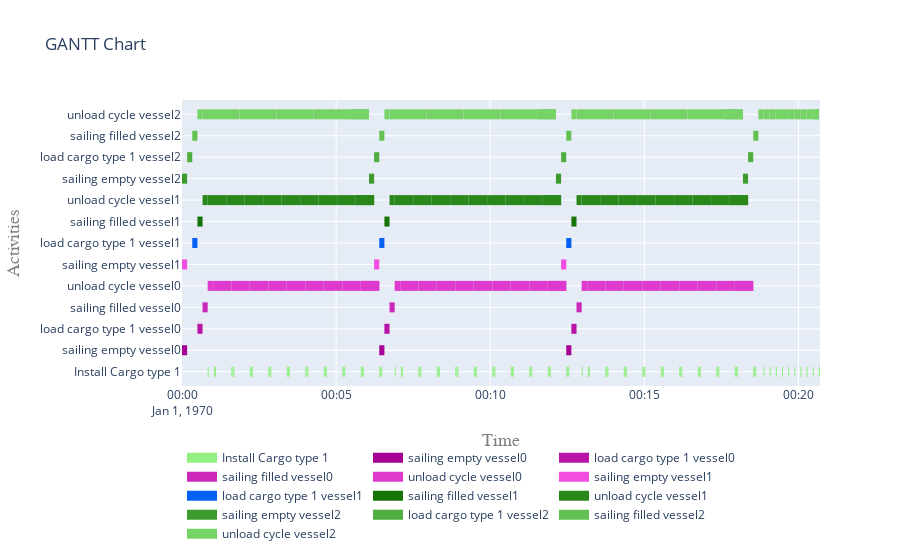

The cell this chart's notebook holds for it:
### Markdown cell above
##### 5.2 Visualise gantt charts

### Code cell
acts = []
for proc in processes:
    acts.extend(proc.sub_processes[0].sub_processes)
    
plot.get_gantt_chart([*install_process.sub_processes, *acts])

### Figure 1 — Plotly figure (JSON) as saved in the notebook; plotly's stock layout.template omitted (floating-point values rounded to 4 significant figures; data arrays with more than 128 entries replaced by an {"elided": "..."} marker saying what was removed)
{"data": [{"connectgaps": false, "hoverinfo": "y+name", "line": {"color": "rgb(146,239,130)", "width": 10}, "mode": "lines", "name": "Install Cargo type 1", "type": "scatter", "x": {"elided": "500 str values"}, "y": {"elided": "500 str values"}}, {"connectgaps": false, "hoverinfo": "y+name", "line": {"color": "rgb(165,2,149)", "width": 10}, "mode": "lines", "name": "sailing empty vessel0", "type": "scatter", "x": ["1970-01-01T00:00:00", "1970-01-01T00:00:00", "1970-01-01T00:00:10", "1970-01-01T00:00:10", "1970-01-01T00:00:10", "1970-01-01T00:06:24", "1970-01-01T00:06:24", "1970-01-01T00:06:34", "1970-01-01T00:06:34", "1970-01-01T00:06:34", "1970-01-01T00:12:28", "1970-01-01T00:12:28", "1970-01-01T00:12:38", "1970-01-01T00:12:38", "1970-01-01T00:12:38"], "y": ["sailing empty vessel0", "sailing empty vessel0", "sailing empty vessel0", "sailing empty vessel0", null, "sailing empty vessel0", "sailing empty vessel0", "sailing empty vessel0", "sailing empty vessel0", null, "sailing empty vessel0", "sailing empty vessel0", "sailing empty vessel0", "sailing empty vessel0", null]}, {"connectgaps": false, "hoverinfo": "y+name", "line": {"color": "rgb(184,21,168)", "width": 10}, "mode": "lines", "name": "load cargo type 1 vessel0", "type": "scatter", "x": ["1970-01-01T00:00:30", "1970-01-01T00:00:30", "1970-01-01T00:00:40", "1970-01-01T00:00:40", "1970-01-01T00:00:40", "1970-01-01T00:06:34", "1970-01-01T00:06:34", "1970-01-01T00:06:44", "1970-01-01T00:06:44", "1970-01-01T00:06:44", "1970-01-01T00:12:38", "1970-01-01T00:12:38", "1970-01-01T00:12:48", "1970-01-01T00:12:48", "1970-01-01T00:12:48"], "y": ["load cargo type 1 vessel0", "load cargo type 1 vessel0", "load cargo type 1 vessel0", "load cargo type 1 vessel0", null, "load cargo type 1 vessel0", "load cargo type 1 vessel0", "load cargo type 1 vessel0", "load cargo type 1 vessel0", null, "load cargo type 1 vessel0", "load cargo type 1 vessel0", "load cargo type 1 vessel0", "load cargo type 1 vessel0", null]}, {"connectgaps": false, "hoverinfo": "y+name", "line": {"color": "rgb(203,40,187)", "width": 10}, "mode": "lines", "name": "sailing filled vessel0", "type": "scatter", "x": ["1970-01-01T00:00:40", "1970-01-01T00:00:40", "1970-01-01T00:00:50", "1970-01-01T00:00:50", "1970-01-01T00:00:50", "1970-01-01T00:06:44", "1970-01-01T00:06:44", "1970-01-01T00:06:54", "1970-01-01T00:06:54", "1970-01-01T00:06:54", "1970-01-01T00:12:48", "1970-01-01T00:12:48", "1970-01-01T00:12:58", "1970-01-01T00:12:58", "1970-01-01T00:12:58"], "y": ["sailing filled vessel0", "sailing filled vessel0", "sailing filled vessel0", "sailing filled vessel0", null, "sailing filled vessel0", "sailing filled vessel0", "sailing filled vessel0", "sailing filled vessel0", null, "sailing filled vessel0", "sailing filled vessel0", "sailing filled vessel0", "sailing filled vessel0", null]}, {"connectgaps": false, "hoverinfo": "y+name", "line": {"color": "rgb(222,59,206)", "width": 10}, "mode": "lines", "name": "unload cycle vessel0", "type": "scatter", "x": {"elided": "165 str values"}, "y": {"elided": "165 str values"}}, {"connectgaps": false, "hoverinfo": "y+name", "line": {"color": "rgb(241,78,225)", "width": 10}, "mode": "lines", "name": "sailing empty vessel1", "type": "scatter", "x": ["1970-01-01T00:00:00", "1970-01-01T00:00:00", "1970-01-01T00:00:10", "1970-01-01T00:00:10", "1970-01-01T00:00:10", "1970-01-01T00:06:14", "1970-01-01T00:06:14", "1970-01-01T00:06:24", "1970-01-01T00:06:24", "1970-01-01T00:06:24", "1970-01-01T00:12:18", "1970-01-01T00:12:18", "1970-01-01T00:12:28", "1970-01-01T00:12:28", "1970-01-01T00:12:28"], "y": ["sailing empty vessel1", "sailing empty vessel1", "sailing empty vessel1", "sailing empty vessel1", null, "sailing empty vessel1", "sailing empty vessel1", "sailing empty vessel1", "sailing empty vessel1", null, "sailing empty vessel1", "sailing empty vessel1", "sailing empty vessel1", "sailing empty vessel1", null]}, {"connectgaps": false, "hoverinfo": "y+name", "line": {"color": "rgb(4,97,244)", "width": 10}, "mode": "lines", "name": "load cargo type 1 vessel1", "type": "scatter", "x": ["1970-01-01T00:00:20", "1970-01-01T00:00:20", "1970-01-01T00:00:30", "1970-01-01T00:00:30", "1970-01-01T00:00:30", "1970-01-01T00:06:24", "1970-01-01T00:06:24", "1970-01-01T00:06:34", "1970-01-01T00:06:34", "1970-01-01T00:06:34", "1970-01-01T00:12:28", "1970-01-01T00:12:28", "1970-01-01T00:12:38", "1970-01-01T00:12:38", "1970-01-01T00:12:38"], "y": ["load cargo type 1 vessel1", "load cargo type 1 vessel1", "load cargo type 1 vessel1", "load cargo type 1 vessel1", null, "load cargo type 1 vessel1", "load cargo type 1 vessel1", "load cargo type 1 vessel1", "load cargo type 1 vessel1", null, "load cargo type 1 vessel1", "load cargo type 1 vessel1", "load cargo type 1 vessel1", "load cargo type 1 vessel1", null]}, {"connectgaps": false, "hoverinfo": "y+name", "line": {"color": "rgb(23,116,7)", "width": 10}, "mode": "lines", "name": "sailing filled vessel1", "type": "scatter", "x": ["1970-01-01T00:00:30", "1970-01-01T00:00:30", "1970-01-01T00:00:40", "1970-01-01T00:00:40", "1970-01-01T00:00:40", "1970-01-01T00:06:34", "1970-01-01T00:06:34", "1970-01-01T00:06:44", "1970-01-01T00:06:44", "1970-01-01T00:06:44", "1970-01-01T00:12:38", "1970-01-01T00:12:38", "1970-01-01T00:12:48", "1970-01-01T00:12:48", "1970-01-01T00:12:48"], "y": ["sailing filled vessel1", "sailing filled vessel1", "sailing filled vessel1", "sailing filled vessel1", null, "sailing filled vessel1", "sailing filled vessel1", "sailing filled vessel1", "sailing filled vessel1", null, "sailing filled vessel1", "sailing filled vessel1", "sailing filled vessel1", "sailing filled vessel1", null]}, {"connectgaps": false, "hoverinfo": "y+name", "line": {"color": "rgb(42,135,26)", "width": 10}, "mode": "lines", "name": "unload cycle vessel1", "type": "scatter", "x": {"elided": "165 str values"}, "y": {"elided": "165 str values"}}, {"connectgaps": false, "hoverinfo": "y+name", "line": {"color": "rgb(61,154,45)", "width": 10}, "mode": "lines", "name": "sailing empty vessel2", "type": "scatter", "x": ["1970-01-01T00:00:00", "1970-01-01T00:00:00", "1970-01-01T00:00:10", "1970-01-01T00:00:10", "1970-01-01T00:00:10", "1970-01-01T00:06:04", "1970-01-01T00:06:04", "1970-01-01T00:06:14", "1970-01-01T00:06:14", "1970-01-01T00:06:14", "1970-01-01T00:12:08", "1970-01-01T00:12:08", "1970-01-01T00:12:18", "1970-01-01T00:12:18", "1970-01-01T00:12:18", "1970-01-01T00:18:12", "1970-01-01T00:18:12", "1970-01-01T00:18:22", "1970-01-01T00:18:22", "1970-01-01T00:18:22"], "y": ["sailing empty vessel2", "sailing empty vessel2", "sailing empty vessel2", "sailing empty vessel2", null, "sailing empty vessel2", "sailing empty vessel2", "sailing empty vessel2", "sailing empty vessel2", null, "sailing empty vessel2", "sailing empty vessel2", "sailing empty vessel2", "sailing empty vessel2", null, "sailing empty vessel2", "sailing empty vessel2", "sailing empty vessel2", "sailing empty vessel2", null]}, {"connectgaps": false, "hoverinfo": "y+name", "line": {"color": "rgb(80,173,64)", "width": 10}, "mode": "lines", "name": "load cargo type 1 vessel2", "type": "scatter", "x": ["1970-01-01T00:00:10", "1970-01-01T00:00:10", "1970-01-01T00:00:20", "1970-01-01T00:00:20", "1970-01-01T00:00:20", "1970-01-01T00:06:14", "1970-01-01T00:06:14", "1970-01-01T00:06:24", "1970-01-01T00:06:24", "1970-01-01T00:06:24", "1970-01-01T00:12:18", "1970-01-01T00:12:18", "1970-01-01T00:12:28", "1970-01-01T00:12:28", "1970-01-01T00:12:28", "1970-01-01T00:18:22", "1970-01-01T00:18:22", "1970-01-01T00:18:32", "1970-01-01T00:18:32", "1970-01-01T00:18:32"], "y": ["load cargo type 1 vessel2", "load cargo type 1 vessel2", "load cargo type 1 vessel2", "load cargo type 1 vessel2", null, "load cargo type 1 vessel2", "load cargo type 1 vessel2", "load cargo type 1 vessel2", "load cargo type 1 vessel2", null, "load cargo type 1 vessel2", "load cargo type 1 vessel2", "load cargo type 1 vessel2", "load cargo type 1 vessel2", null, "load cargo type 1 vessel2", "load cargo type 1 vessel2", "load cargo type 1 vessel2", "load cargo type 1 vessel2", null]}, {"connectgaps": false, "hoverinfo": "y+name", "line": {"color": "rgb(99,192,83)", "width": 10}, "mode": "lines", "name": "sailing filled vessel2", "type": "scatter", "x": ["1970-01-01T00:00:20", "1970-01-01T00:00:20", "1970-01-01T00:00:30", "1970-01-01T00:00:30", "1970-01-01T00:00:30", "1970-01-01T00:06:24", "1970-01-01T00:06:24", "1970-01-01T00:06:34", "1970-01-01T00:06:34", "1970-01-01T00:06:34", "1970-01-01T00:12:28", "1970-01-01T00:12:28", "1970-01-01T00:12:38", "1970-01-01T00:12:38", "1970-01-01T00:12:38", "1970-01-01T00:18:32", "1970-01-01T00:18:32", "1970-01-01T00:18:42", "1970-01-01T00:18:42", "1970-01-01T00:18:42"], "y": ["sailing filled vessel2", "sailing filled vessel2", "sailing filled vessel2", "sailing filled vessel2", null, "sailing filled vessel2", "sailing filled vessel2", "sailing filled vessel2", "sailing filled vessel2", null, "sailing filled vessel2", "sailing filled vessel2", "sailing filled vessel2", "sailing filled vessel2", null, "sailing filled vessel2", "sailing filled vessel2", "sailing filled vessel2", "sailing filled vessel2", null]}, {"connectgaps": false, "hoverinfo": "y+name", "line": {"color": "rgb(118,211,102)", "width": 10}, "mode": "lines", "name": "unload cycle vessel2", "type": "scatter", "x": {"elided": "220 str values"}, "y": {"elided": "220 str values"}}], "layout": {"hovermode": "closest", "legend": {"orientation": "h", "x": 0, "y": -0.2}, "title": {"text": "GANTT Chart"}, "xaxis": {"range": ["1970-01-01T00:00:00", "1970-01-01T00:20:42"], "title": {"font": {"color": "#7f7f7f", "family": "Courier New, monospace", "size": 18}, "text": "Time"}}, "yaxis": {"title": {"font": {"color": "#7f7f7f", "family": "Courier New, monospace", "size": 18}, "text": "Activities"}}}}
